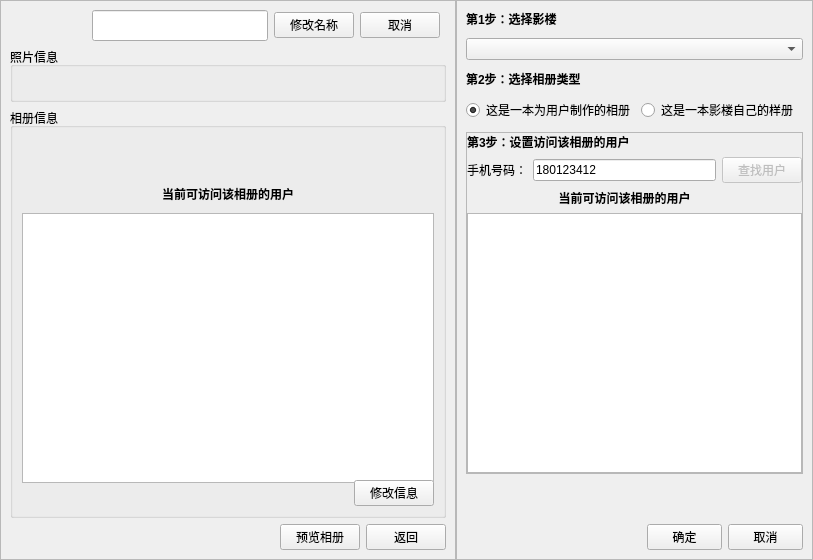
<?xml version="1.0" encoding="UTF-8"?>
<ui version="4.0">
 <class>AlbumInfoWidget</class>
 <widget class="QWidget" name="AlbumInfoWidget">
  <property name="geometry">
   <rect>
    <x>0</x>
    <y>0</y>
    <width>813</width>
    <height>560</height>
   </rect>
  </property>
  <property name="sizePolicy">
   <sizepolicy hsizetype="Preferred" vsizetype="Preferred">
    <horstretch>0</horstretch>
    <verstretch>0</verstretch>
   </sizepolicy>
  </property>
  <property name="minimumSize">
   <size>
    <width>0</width>
    <height>560</height>
   </size>
  </property>
  <property name="maximumSize">
   <size>
    <width>16777215</width>
    <height>16777215</height>
   </size>
  </property>
  <property name="windowTitle">
   <string>Form</string>
  </property>
  <layout class="QHBoxLayout" name="horizontalLayout_3">
   <property name="spacing">
    <number>0</number>
   </property>
   <property name="margin">
    <number>0</number>
   </property>
   <item>
    <widget class="QFrame" name="editFrame">
     <property name="sizePolicy">
      <sizepolicy hsizetype="Preferred" vsizetype="Preferred">
       <horstretch>0</horstretch>
       <verstretch>0</verstretch>
      </sizepolicy>
     </property>
     <property name="frameShape">
      <enum>QFrame::StyledPanel</enum>
     </property>
     <property name="frameShadow">
      <enum>QFrame::Raised</enum>
     </property>
     <layout class="QGridLayout" name="gridLayout_4">
      <item row="1" column="0" colspan="5">
       <widget class="QGroupBox" name="groupBox">
        <property name="sizePolicy">
         <sizepolicy hsizetype="Expanding" vsizetype="Fixed">
          <horstretch>0</horstretch>
          <verstretch>0</verstretch>
         </sizepolicy>
        </property>
        <property name="font">
         <font>
          <weight>50</weight>
          <bold>false</bold>
         </font>
        </property>
        <property name="title">
         <string>照片信息</string>
        </property>
        <layout class="QHBoxLayout" name="horizontalLayout">
         <item>
          <widget class="QLabel" name="numLabel">
           <property name="text">
            <string/>
           </property>
          </widget>
         </item>
        </layout>
       </widget>
      </item>
      <item row="2" column="0" colspan="5">
       <widget class="QGroupBox" name="groupBox_2">
        <property name="sizePolicy">
         <sizepolicy hsizetype="Preferred" vsizetype="Preferred">
          <horstretch>0</horstretch>
          <verstretch>0</verstretch>
         </sizepolicy>
        </property>
        <property name="minimumSize">
         <size>
          <width>0</width>
          <height>0</height>
         </size>
        </property>
        <property name="title">
         <string>相册信息</string>
        </property>
        <layout class="QGridLayout" name="gridLayout_3">
         <property name="verticalSpacing">
          <number>10</number>
         </property>
         <item row="3" column="0" rowspan="2" colspan="2">
          <widget class="QListWidget" name="usersListWidgets2">
           <property name="sizePolicy">
            <sizepolicy hsizetype="Expanding" vsizetype="Preferred">
             <horstretch>0</horstretch>
             <verstretch>0</verstretch>
            </sizepolicy>
           </property>
           <property name="minimumSize">
            <size>
             <width>0</width>
             <height>270</height>
            </size>
           </property>
          </widget>
         </item>
         <item row="5" column="1">
          <widget class="QPushButton" name="setPushButton">
           <property name="sizePolicy">
            <sizepolicy hsizetype="Fixed" vsizetype="Fixed">
             <horstretch>0</horstretch>
             <verstretch>0</verstretch>
            </sizepolicy>
           </property>
           <property name="text">
            <string>修改信息</string>
           </property>
          </widget>
         </item>
         <item row="0" column="0" colspan="2">
          <widget class="QLabel" name="typeLabel">
           <property name="sizePolicy">
            <sizepolicy hsizetype="Preferred" vsizetype="Preferred">
             <horstretch>0</horstretch>
             <verstretch>0</verstretch>
            </sizepolicy>
           </property>
           <property name="font">
            <font>
             <weight>75</weight>
             <bold>true</bold>
            </font>
           </property>
           <property name="frameShape">
            <enum>QFrame::NoFrame</enum>
           </property>
           <property name="text">
            <string/>
           </property>
          </widget>
         </item>
         <item row="1" column="0" colspan="2">
          <widget class="QLabel" name="businessLabel">
           <property name="font">
            <font>
             <weight>75</weight>
             <bold>true</bold>
            </font>
           </property>
           <property name="frameShape">
            <enum>QFrame::NoFrame</enum>
           </property>
           <property name="text">
            <string/>
           </property>
          </widget>
         </item>
         <item row="2" column="0" colspan="2">
          <widget class="QLabel" name="usersLabel2">
           <property name="font">
            <font>
             <weight>75</weight>
             <bold>true</bold>
            </font>
           </property>
           <property name="frameShape">
            <enum>QFrame::NoFrame</enum>
           </property>
           <property name="text">
            <string>当前可访问该相册的用户</string>
           </property>
           <property name="alignment">
            <set>Qt::AlignCenter</set>
           </property>
          </widget>
         </item>
        </layout>
       </widget>
      </item>
      <item row="4" column="0" colspan="5">
       <layout class="QHBoxLayout" name="horizontalLayout_2">
        <item>
         <spacer name="horizontalSpacer">
          <property name="orientation">
           <enum>Qt::Horizontal</enum>
          </property>
          <property name="sizeHint" stdset="0">
           <size>
            <width>40</width>
            <height>20</height>
           </size>
          </property>
         </spacer>
        </item>
        <item>
         <widget class="QPushButton" name="previewPushButton">
          <property name="sizePolicy">
           <sizepolicy hsizetype="Fixed" vsizetype="Fixed">
            <horstretch>0</horstretch>
            <verstretch>0</verstretch>
           </sizepolicy>
          </property>
          <property name="minimumSize">
           <size>
            <width>0</width>
            <height>0</height>
           </size>
          </property>
          <property name="text">
           <string>预览相册</string>
          </property>
         </widget>
        </item>
        <item>
         <widget class="QPushButton" name="backPushButton">
          <property name="text">
           <string>返回</string>
          </property>
         </widget>
        </item>
       </layout>
      </item>
      <item row="0" column="1">
       <widget class="QLineEdit" name="nameLineEdit">
        <property name="sizePolicy">
         <sizepolicy hsizetype="Expanding" vsizetype="Fixed">
          <horstretch>0</horstretch>
          <verstretch>0</verstretch>
         </sizepolicy>
        </property>
        <property name="minimumSize">
         <size>
          <width>0</width>
          <height>0</height>
         </size>
        </property>
        <property name="font">
         <font>
          <pointsize>14</pointsize>
         </font>
        </property>
       </widget>
      </item>
      <item row="0" column="0">
       <widget class="QLabel" name="nameLabel">
        <property name="sizePolicy">
         <sizepolicy hsizetype="Expanding" vsizetype="Preferred">
          <horstretch>0</horstretch>
          <verstretch>0</verstretch>
         </sizepolicy>
        </property>
        <property name="font">
         <font>
          <pointsize>14</pointsize>
          <weight>75</weight>
          <bold>true</bold>
         </font>
        </property>
        <property name="frameShape">
         <enum>QFrame::NoFrame</enum>
        </property>
        <property name="text">
         <string/>
        </property>
        <property name="alignment">
         <set>Qt::AlignCenter</set>
        </property>
       </widget>
      </item>
      <item row="3" column="1">
       <spacer name="verticalSpacer_2">
        <property name="orientation">
         <enum>Qt::Vertical</enum>
        </property>
        <property name="sizeHint" stdset="0">
         <size>
          <width>20</width>
          <height>40</height>
         </size>
        </property>
       </spacer>
      </item>
      <item row="0" column="3">
       <widget class="QPushButton" name="cancelPushButton2">
        <property name="text">
         <string>取消</string>
        </property>
       </widget>
      </item>
      <item row="0" column="2">
       <widget class="QPushButton" name="renamePushButton">
        <property name="sizePolicy">
         <sizepolicy hsizetype="Fixed" vsizetype="Fixed">
          <horstretch>0</horstretch>
          <verstretch>0</verstretch>
         </sizepolicy>
        </property>
        <property name="text">
         <string>修改名称</string>
        </property>
       </widget>
      </item>
     </layout>
    </widget>
   </item>
   <item>
    <widget class="QFrame" name="setFrame">
     <property name="frameShape">
      <enum>QFrame::StyledPanel</enum>
     </property>
     <property name="frameShadow">
      <enum>QFrame::Raised</enum>
     </property>
     <layout class="QGridLayout" name="gridLayout_2">
      <property name="verticalSpacing">
       <number>10</number>
      </property>
      <item row="0" column="0">
       <widget class="QLabel" name="label_3">
        <property name="font">
         <font>
          <weight>75</weight>
          <bold>true</bold>
         </font>
        </property>
        <property name="text">
         <string>第1步：选择影楼</string>
        </property>
       </widget>
      </item>
      <item row="6" column="2">
       <widget class="QPushButton" name="okPushButton">
        <property name="maximumSize">
         <size>
          <width>75</width>
          <height>16777215</height>
         </size>
        </property>
        <property name="text">
         <string>确定</string>
        </property>
       </widget>
      </item>
      <item row="6" column="3">
       <widget class="QPushButton" name="cancelPushButton1">
        <property name="maximumSize">
         <size>
          <width>75</width>
          <height>16777215</height>
         </size>
        </property>
        <property name="text">
         <string>取消</string>
        </property>
       </widget>
      </item>
      <item row="1" column="0" colspan="4">
       <widget class="QComboBox" name="comboBox">
        <property name="sizePolicy">
         <sizepolicy hsizetype="Preferred" vsizetype="Fixed">
          <horstretch>0</horstretch>
          <verstretch>0</verstretch>
         </sizepolicy>
        </property>
       </widget>
      </item>
      <item row="2" column="0">
       <widget class="QLabel" name="label_4">
        <property name="font">
         <font>
          <weight>75</weight>
          <bold>true</bold>
         </font>
        </property>
        <property name="text">
         <string>第2步：选择相册类型</string>
        </property>
       </widget>
      </item>
      <item row="3" column="1" colspan="3">
       <widget class="QRadioButton" name="sampleRadioButton">
        <property name="sizePolicy">
         <sizepolicy hsizetype="Preferred" vsizetype="Fixed">
          <horstretch>0</horstretch>
          <verstretch>0</verstretch>
         </sizepolicy>
        </property>
        <property name="text">
         <string>这是一本影楼自己的样册</string>
        </property>
       </widget>
      </item>
      <item row="3" column="0">
       <widget class="QRadioButton" name="userRadioButton">
        <property name="sizePolicy">
         <sizepolicy hsizetype="Fixed" vsizetype="Fixed">
          <horstretch>0</horstretch>
          <verstretch>0</verstretch>
         </sizepolicy>
        </property>
        <property name="text">
         <string>这是一本为用户制作的相册</string>
        </property>
        <property name="checked">
         <bool>true</bool>
        </property>
       </widget>
      </item>
      <item row="4" column="0" colspan="4">
       <widget class="QFrame" name="usersFrame">
        <property name="sizePolicy">
         <sizepolicy hsizetype="Preferred" vsizetype="Expanding">
          <horstretch>0</horstretch>
          <verstretch>0</verstretch>
         </sizepolicy>
        </property>
        <property name="frameShape">
         <enum>QFrame::StyledPanel</enum>
        </property>
        <property name="frameShadow">
         <enum>QFrame::Raised</enum>
        </property>
        <layout class="QGridLayout" name="gridLayout">
         <property name="margin">
          <number>0</number>
         </property>
         <item row="2" column="1">
          <widget class="QLabel" name="usersLabel1">
           <property name="font">
            <font>
             <weight>75</weight>
             <bold>true</bold>
            </font>
           </property>
           <property name="text">
            <string>当前可访问该相册的用户</string>
           </property>
           <property name="alignment">
            <set>Qt::AlignCenter</set>
           </property>
          </widget>
         </item>
         <item row="3" column="0" colspan="3">
          <widget class="QListWidget" name="usersListWidgets1">
           <property name="sizePolicy">
            <sizepolicy hsizetype="Expanding" vsizetype="Expanding">
             <horstretch>0</horstretch>
             <verstretch>0</verstretch>
            </sizepolicy>
           </property>
          </widget>
         </item>
         <item row="1" column="1">
          <widget class="QLineEdit" name="telnoLineEdit">
           <property name="text">
            <string>180123412</string>
           </property>
          </widget>
         </item>
         <item row="0" column="0" colspan="2">
          <widget class="QLabel" name="setLabel">
           <property name="font">
            <font>
             <weight>75</weight>
             <bold>true</bold>
            </font>
           </property>
           <property name="text">
            <string>第3步：设置访问该相册的用户</string>
           </property>
          </widget>
         </item>
         <item row="1" column="0">
          <widget class="QLabel" name="phoneLabel">
           <property name="text">
            <string>手机号码：</string>
           </property>
          </widget>
         </item>
         <item row="1" column="2">
          <widget class="QPushButton" name="findPushButton">
           <property name="enabled">
            <bool>false</bool>
           </property>
           <property name="text">
            <string>查找用户</string>
           </property>
          </widget>
         </item>
        </layout>
       </widget>
      </item>
      <item row="5" column="2">
       <spacer name="verticalSpacer">
        <property name="orientation">
         <enum>Qt::Vertical</enum>
        </property>
        <property name="sizeType">
         <enum>QSizePolicy::Preferred</enum>
        </property>
        <property name="sizeHint" stdset="0">
         <size>
          <width>20</width>
          <height>40</height>
         </size>
        </property>
       </spacer>
      </item>
     </layout>
    </widget>
   </item>
  </layout>
 </widget>
 <resources/>
 <connections/>
</ui>
